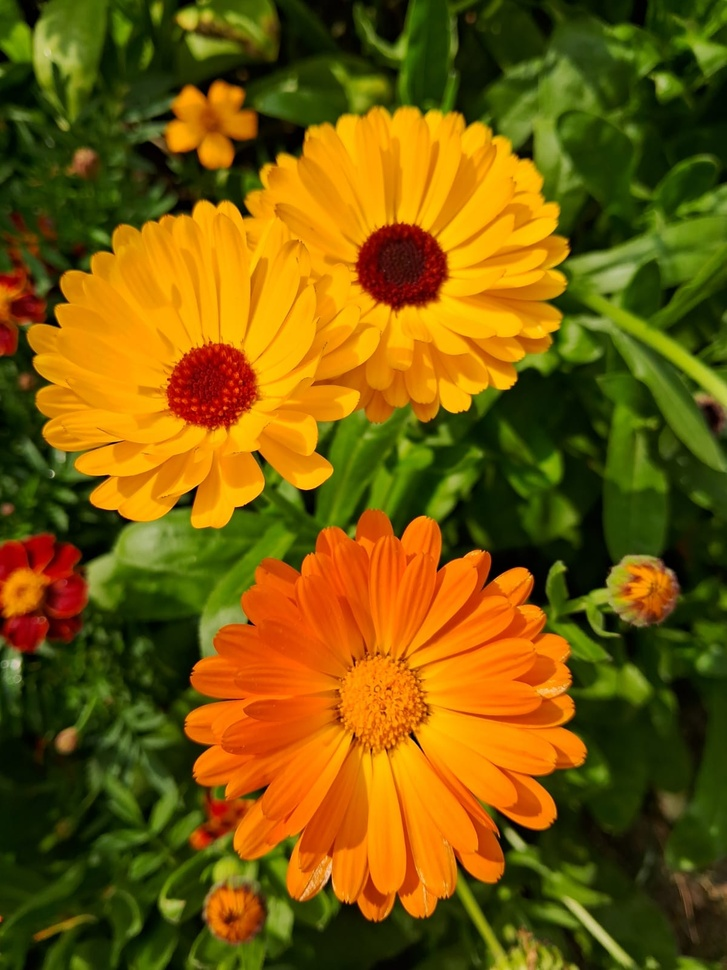
#> input picture images/FLOWER.jpeg, 727 x 970 px, shrunk from 1200 x 1600 before the run, found by its file name
$ python black_center_100_px.py
#> lines starting #> are read from the running program, lines starting #| are printed output that depends on the picture
import cv2
import matplotlib.pyplot as plt

# Load the image
img = cv2.imread('/Users/akhi/Desktop/DIP/images/FLOWER.jpeg')
#> img is the input picture: shape (970, 727, 3); mean B, G, R 6.7, 89.5, 119.3
if img is None:
    print("Image not found")
    exit()

# Convert to RGB for matplotlib
img_rgb = cv2.cvtColor(img, cv2.COLOR_BGR2RGB)

# Make a copy to modify
modified_img = img_rgb.copy()

# Get height and width
height, width, _ = modified_img.shape
#> height = 970; width = 727

# Calculate center point
center_y = height // 2 #Returns the integer part only
#> center_y = 485
center_x = width // 2
#> center_x = 363

# Define the 100x100 region around the center
start_y = max(center_y - 50, 0)
#> start_y = 435
end_y = min(center_y + 50, height)
#> end_y = 535
start_x = max(center_x - 50, 0)
#> start_x = 313
end_x = min(center_x + 50, width)
#> end_x = 413

# Use nested loop to set pixels to black
for i in range(start_y, end_y):
    for j in range(start_x, end_x):
        modified_img[i][j] = [0, 0, 0]  # Black pixel
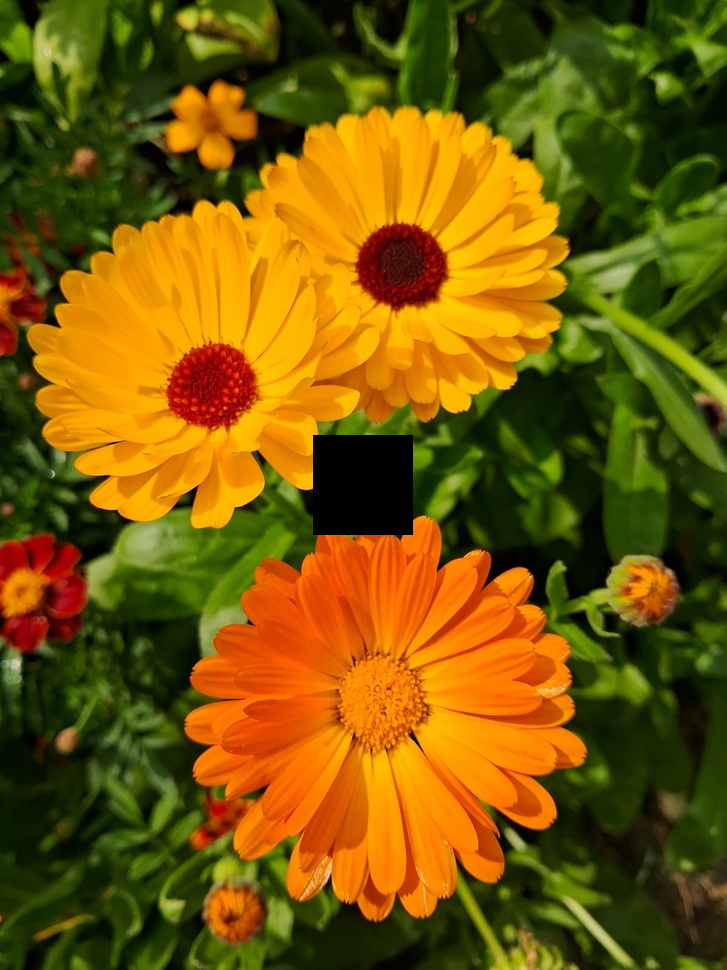
#> modified_img: shape (970, 727, 3); mean R, G, B 118, 88, 6.7

# Show the result
plt.figure(figsize=(10, 5))

plt.subplot(1, 2, 1)
plt.title("Original Image")
plt.imshow(img_rgb)
plt.axis('off')

plt.subplot(1, 2, 2)
plt.title("Center 100x100 Black (Loop)")
plt.imshow(modified_img)
plt.axis('off')

plt.tight_layout()
plt.show()
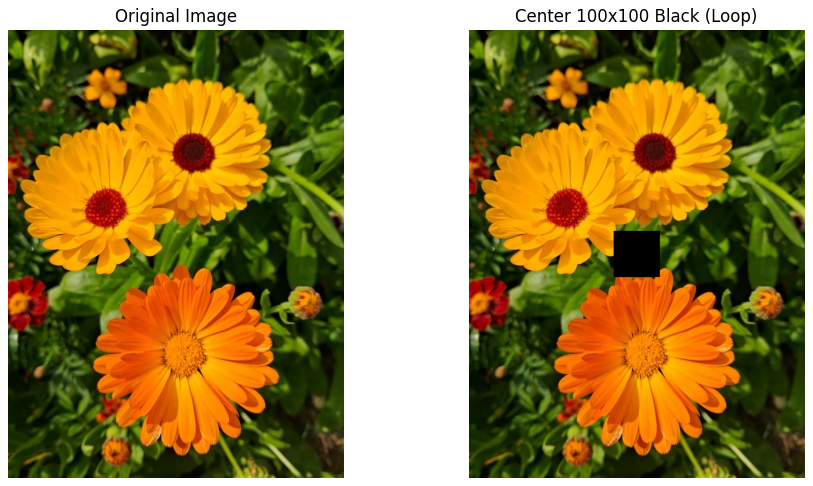
#> figure drawn by matplotlib, 2 panels

$ run again, with images/images.jpeg copied over images/FLOWER.jpeg
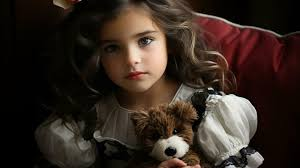
#> input picture images/images.jpeg, 300 x 168 px, found by its file name
#> img is the input picture: shape (168, 300, 3); mean B, G, R 32.4, 40.3, 52.8
#> after the loop `for i in range(start_y, end_y):`:
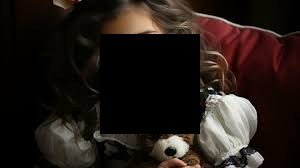
#> modified_img: shape (168, 300, 3); mean R, G, B 36.3, 27.7, 23
#> `plt.show()`:
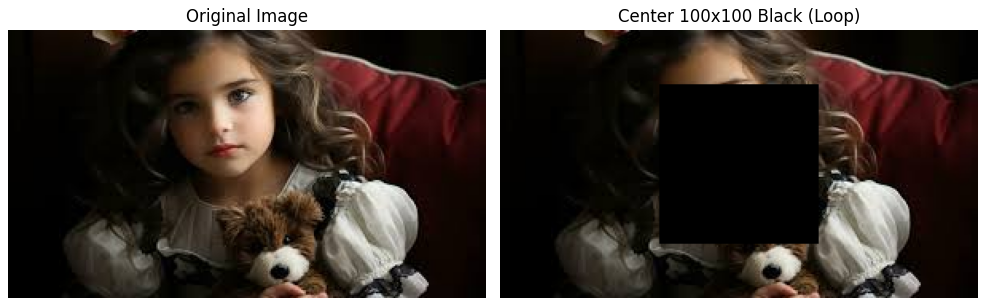
#> figure drawn by matplotlib, 2 panels

$ run again, with images/lily.jpeg copied over images/FLOWER.jpeg
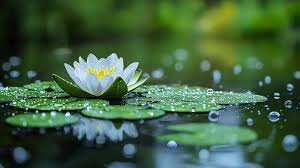
#> input picture images/lily.jpeg, 300 x 168 px, found by its file name
#> img is the input picture: shape (168, 300, 3); mean B, G, R 64.3, 96.2, 64.2
#> after the loop `for i in range(start_y, end_y):`:
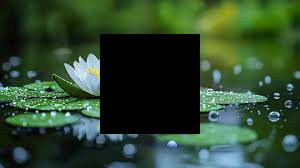
#> modified_img: shape (168, 300, 3); mean R, G, B 47.3, 72.2, 46.5
#> `plt.show()`:
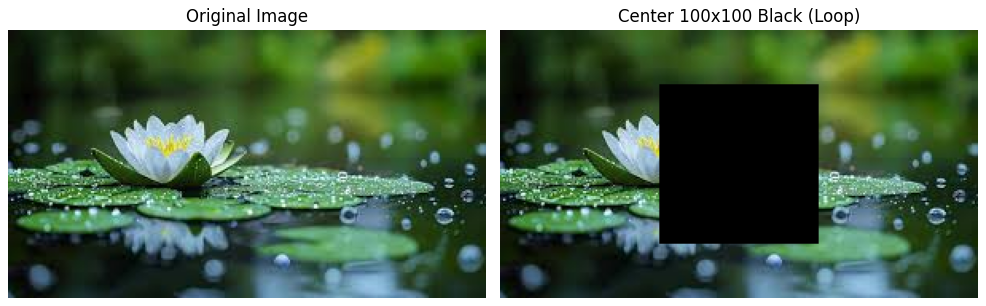
#> figure drawn by matplotlib, 2 panels
